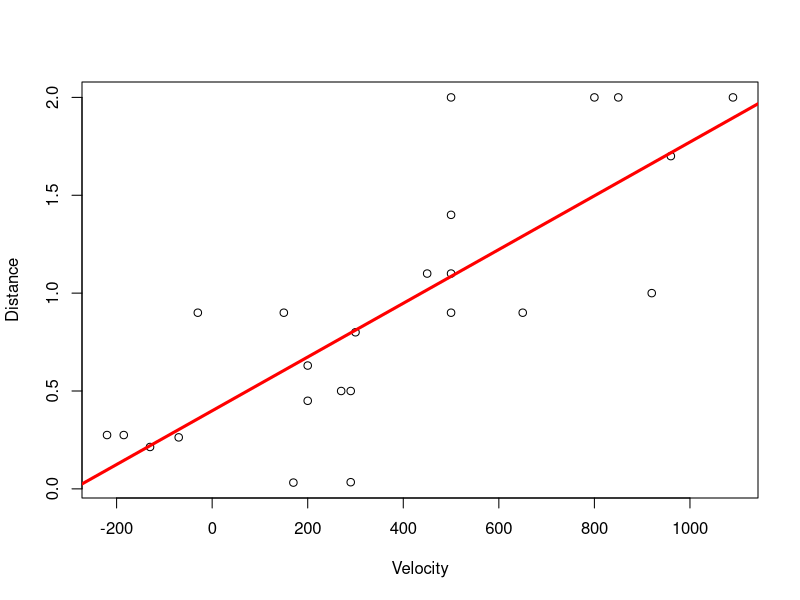

R code for this plot:
library(dplyr)
data5 <- read.csv('PS3.5_data.csv')
data5_tbl <- as_tibble(data5)

model5 <- lm(Distance ~ Velocity, data = data5_tbl)
coef(model5)

coef(model5)[2]
#5.1
plot(Distance ~ Velocity, data = data5_tbl)

#5.2
abline(model5, lwd = 3, col = "red")   # draw the regression line


